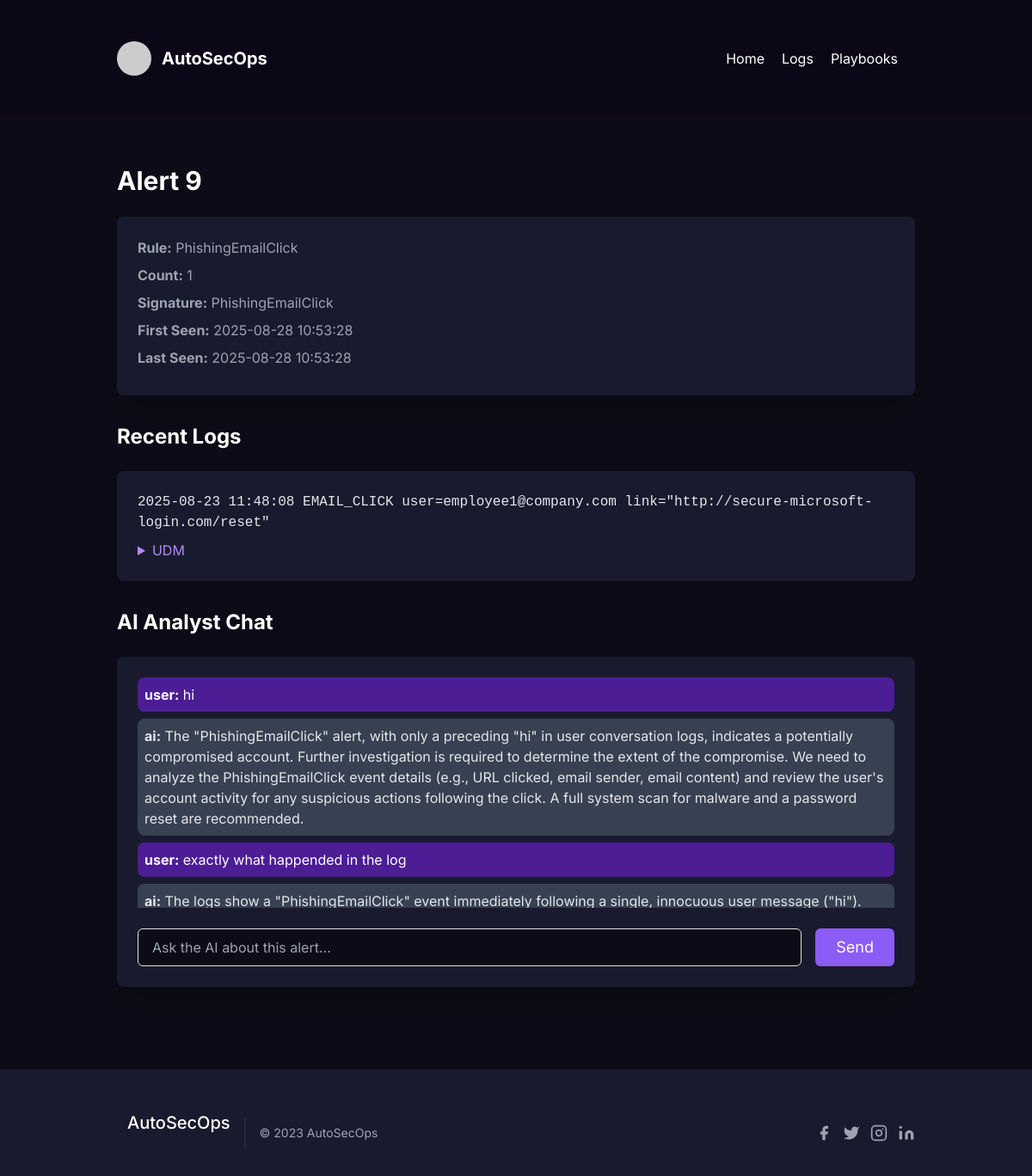
The app's page /alert/9 with its own data.
### app.py (models this page shows)
class Alert(db.Model):
    id = db.Column(db.Integer, primary_key=True)
    yara_rule_name = db.Column(db.String(255), nullable=True)
    rule_id = db.Column(db.Integer, db.ForeignKey('rule.id'), nullable=True)
    signature = db.Column(db.String(128), unique=True, nullable=False)
    count = db.Column(db.Integer, default=1)
    first_seen = db.Column(db.DateTime, default=now_utc)
    last_seen = db.Column(db.DateTime, default=now_utc)
    sample_log_id = db.Column(db.Integer, db.ForeignKey('log.id'), nullable=True)
    display_sig = db.Column(db.String(255), nullable=True)

class Log(db.Model):
    id = db.Column(db.Integer, primary_key=True)
    raw = db.Column(db.Text, nullable=False)
    timestamp = db.Column(db.DateTime, nullable=True)
    udm = db.Column(db.Text)  # JSON string
    created_at = db.Column(db.DateTime, default=now_utc)

class AlertLog(db.Model):
    id = db.Column(db.Integer, primary_key=True)
    alert_id = db.Column(db.Integer, db.ForeignKey('alert.id'))
    log_id = db.Column(db.Integer, db.ForeignKey('log.id'))
    created_at = db.Column(db.DateTime, default=now_utc)

class ChatHistory(db.Model):
    id = db.Column(db.Integer, primary_key=True)
    alert_id = db.Column(db.Integer, db.ForeignKey('alert.id'), nullable=False)
    role = db.Column(db.String(10), nullable=False) # 'user' or 'ai'
    message = db.Column(db.Text, nullable=False)
    timestamp = db.Column(db.DateTime, default=now_utc)

### app.py (the view)
@app.route('/alert/<int:alert_id>')
def alert_view(alert_id):
    a = Alert.query.get_or_404(alert_id)
    links = AlertLog.query.filter_by(alert_id=alert_id).order_by(AlertLog.created_at.desc()).limit(50).all()
    chat_history = ChatHistory.query.filter_by(alert_id=alert_id).order_by(ChatHistory.timestamp.asc()).all()
    return render_template('alert_view.html', alert=a, links=links, Log=Log, chat_history=chat_history)

### templates/alert_view.html (shortened to what this page needs)
<!doctype html>
<html lang="en">
<head>
    <link href="https://cdn.jsdelivr.net/npm/bootstrap@5.3.0/dist/css/bootstrap.min.css" rel="stylesheet">
    <link href="https://cdn.jsdelivr.net/npm/tailwindcss@2.2.19/dist/tailwind.min.css" rel="stylesheet">
</head>
<body>
    <div class="fixed top-0 left-0 w-full z-50">
        <header class="text-white body-font bg-custom-dark">
            <div class="container mx-auto flex p-5 items-center justify-between">
                <a class="flex items-center text-white">
                    <img src="https://placehold.co/40x40/5c5c8a/FFFFFF" alt="Logo" class="w-10 h-10 rounded-full">
                    <span class="ml-3 text-xl font-bold">AutoSecOps</span>
                </a>
                <nav class="md:ml-auto flex flex-wrap items-center text-base justify-center">
                    <a href="/" class="mr-5 hover:text-purple-400 cursor-pointer transition-colors">Home</a>
                    <a href="/logs" class="mr-5 hover:text-purple-400 cursor-pointer transition-colors">Logs</a>
                    <a href="/playbooks" class="mr-5 hover:text-purple-400 cursor-pointer transition-colors">Playbooks</a>
                </nav>
            </div>
        </header>
    </div>
    <main class="min-h-screen bg-gray-900 pt-24">
        <section id="alert-details" class="text-gray-400 body-font">
            <div class="container mx-auto px-5 py-24">
                <h2 class="text-3xl font-bold text-white mb-4">Alert {{ alert.id }}</h2>
                <div class="bg-gray-800 p-6 rounded-lg shadow-lg mb-8">
                    <p class="mb-2"><strong>Rule:</strong> {{ alert.yara_rule_name or alert.rule_id or 'N/A' }}</p>
                    <p class="mb-2"><strong>Count:</strong> {{ alert.count }}</p>
                    <p class="mb-2"><strong>Signature:</strong> {{ alert.display_sig or alert.yara_rule_name or 'N/A' }}</p>
                    <p class="mb-2"><strong>First Seen:</strong> {{ alert.first_seen.strftime('%Y-%m-%d %H:%M:%S') }}</p>
                    <p class="mb-2"><strong>Last Seen:</strong> {{ alert.last_seen.strftime('%Y-%m-%d %H:%M:%S') }}</p>
                </div>
                <h3 class="text-2xl font-bold text-white mb-4">Recent Logs</h3>
                {% for link in links %}
                {% set log = Log.query.get(link.log_id) %}
                {% if log %}
                <div class="bg-gray-800 p-4 rounded-lg shadow-md mb-4">
                    <pre class="text-gray-200" style="white-space:pre-wrap;">{{ log.raw }}</pre>
                    <details class="mt-2">
                        <summary class="text-purple-400 cursor-pointer">UDM</summary>
                    </details>
                </div>
                {% endif %}
                {% endfor %}
                <h3 class="text-2xl font-bold text-white mt-8 mb-4">AI Analyst Chat</h3>
                <div class="bg-gray-800 p-6 rounded-lg shadow-lg flex flex-col h-96">
                    <div id="chat-messages" class="flex-grow overflow-y-auto mb-4">
                        {% for chat in chat_history %}
                        <div class="mb-2 p-2 rounded-lg {% if chat.role == 'user' %}bg-purple-900 text-white{% else %}bg-gray-700 text-gray-200{% endif %}">
                            <strong>{{ chat.role }}:</strong> {{ chat.message }}
                        </div>
                        {% endfor %}
                    </div>
                    <form id="chat-form" class="flex">
                        <input type="text" id="chat-input" name="message" placeholder="Ask the AI about this alert..." class="flex-grow bg-gray-900 rounded border border-gray-700 focus:border-purple-500 text-base outline-none text-gray-100 py-1 px-3 leading-8 transition-colors duration-200 ease-in-out" required>
                        <button type="submit" class="ml-4 text-white bg-purple-500 border-0 py-2 px-6 focus:outline-none hover:bg-purple-600 rounded text-lg">Send</button>
                    </form>
                </div>
            </div>
        </section>
    </main>
    <footer class="text-gray-400 bg-gray-800 body-font mt-auto">
        <div class="container px-5 py-8 mx-auto flex items-center sm:flex-row flex-col">
            <a class="flex title-font font-medium items-center md:justify-start justify-center text-white">
                <span class="ml-3 text-xl">AutoSecOps</span>
            </a>
            <p class="text-sm text-gray-400 sm:ml-4 sm:pl-4 sm:border-l-2 sm:border-gray-800 sm:py-2 sm:mt-0 mt-4">
                © 2023 AutoSecOps
            </p>
            <span class="inline-flex sm:ml-auto sm:mt-0 mt-4 justify-center sm:justify-start">
                <a class="text-gray-400">
                    <svg fill="currentColor" stroke-linecap="round" stroke-linejoin="round" stroke-width="2" class="w-5 h-5" viewBox="0 0 24 24">
                        <path d="M18 2h-3a5 5 0 00-5 5v3H7v4h3v8h4v-8h3l1-4h-4V7a1 1 0 011-1h3z"></path>
                    </svg>
                </a>
                <a class="ml-3 text-gray-400">
                    <svg fill="currentColor" stroke-linecap="round" stroke-linejoin="round" stroke-width="2" class="w-5 h-5" viewBox="0 0 24 24">
                        <path d="M23 3a10.9 10.9 0 01-3.14 1.53 4.48 4.48 0 00-7.86 3v1A10.66 10.66 0 013 4s-4 9 5 13a11.64 11.64 0 01-7 2c9 5 20 0 20-11.5a4.5 4.5 0 00-.08-.83A7.72 7.72 0 0023 3z"></path>
                    </svg>
                </a>
                <a class="ml-3 text-gray-400">
                    <svg fill="none" stroke="currentColor" stroke-linecap="round" stroke-linejoin="round" stroke-width="2" class="w-5 h-5" viewBox="0 0 24 24">
                        <rect width="20" height="20" x="2" y="2" rx="5" ry="5"></rect>
                        <path d="M16 11.37A4 4 0 1112.63 8 4 4 0 0116 11.37zm1.5-4.87h.01"></path>
                    </svg>
                </a>
                <a class="ml-3 text-gray-400">
                    <svg fill="currentColor" stroke="currentColor" stroke-linecap="round" stroke-linejoin="round" stroke-width="0" class="w-5 h-5" viewBox="0 0 24 24">
                        <path stroke="none" d="M16 8a6 6 0 016 6v7h-4v-7a2 2 0 00-2-2 2 2 0 00-2 2v7h-4v-7a6 6 0 016-6zM2 9h4v12H2z"></path>
                        <circle cx="4" cy="4" r="2" stroke="none"></circle>
                    </svg>
                </a>
            </span>
        </div>
    </footer>
</body>
</html>

### templates/alert_view.html (style rules this page uses)
body { font-family: 'Inter', sans-serif; background-color: #0d0b17; }
.bg-custom-dark { background-color: #0b0717; }
.bg-gray-900 { background-color: #0d0b17; }
.bg-gray-800 { background-color: #1a1a2e; }
.text-purple-400 { color: #b388ff; }

### records on screen
Alert: id "9", yara_rule_name "PhishingEmailClick", count "1", display_sig "PhishingEmailClick", first_seen "2025-08-28 10:53:28", last_seen "2025-08-28 10:53:28"
Log: raw "2025-08-23 11:48:08 EMAIL_CLICK user=employee1@company.com link=\"http://secure-microsoft-login.com/reset\""
ChatHistory: role "user", message "hi"
ChatHistory: role "ai", message "The \"PhishingEmailClick\" alert, with only a preceding \"hi\" in user conversation logs, indicates a potentially compromised account. Further investigation is required to determine the extent of the compromise. We need to analyze the PhishingEmailClick event details (e.g., URL clicked, email sender, email content) and review the user's account activity for any suspicious actions following the click. A full system scan for malware and a password reset are recommended."
ChatHistory: role "user", message "exactly what happended in the log"
ChatHistory: role "ai", message "The logs show a \"PhishingEmailClick\" event immediately following a single, innocuous user message (\"hi\").…"
